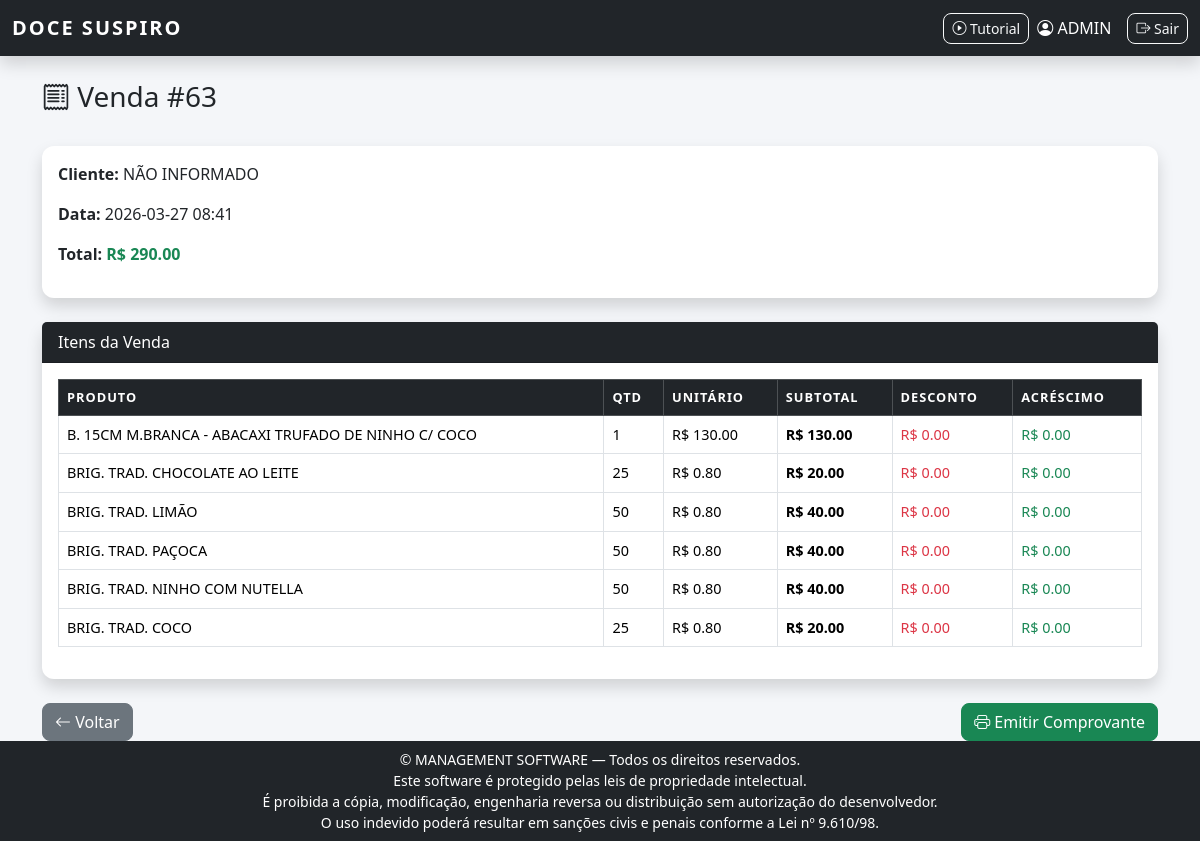
The page /detalhe_venda/63 (signed in) on the database its author committed.
### tables this page shows
CREATE TABLE vendas (
        id INTEGER PRIMARY KEY AUTOINCREMENT,
        cliente_id INTEGER NOT NULL,
        valor_total REAL DEFAULT 0,
        data DATETIME DEFAULT CURRENT_TIMESTAMP,
        FOREIGN KEY (cliente_id) REFERENCES clientes(id)
    );

CREATE TABLE clientes (
        id INTEGER PRIMARY KEY AUTOINCREMENT,
        nome TEXT NOT NULL,
        telefone TEXT,
        documento TEXT,
        endereco TEXT
    );

CREATE TABLE venda_itens (
        id INTEGER PRIMARY KEY AUTOINCREMENT,
        venda_id INTEGER NOT NULL,
        produto_id INTEGER NOT NULL,
        quantidade INTEGER NOT NULL,
        valor_unitario REAL NOT NULL, desconto REAL DEFAULT 0, acrescimo REAL DEFAULT 0, custo_unitario REAL DEFAULT 0,
        FOREIGN KEY (venda_id) REFERENCES vendas(id),
        FOREIGN KEY (produto_id) REFERENCES produtos(id)
    );

CREATE TABLE produtos (
        id INTEGER PRIMARY KEY AUTOINCREMENT,
        nome TEXT NOT NULL UNIQUE,
        preco REAL DEFAULT 0
    );

### app.py (the view)
@app.route("/detalhe_venda/<int:id>")
@login_required
def detalhe_venda(id):
    conn = conectar()
    venda = conn.execute("""
        SELECT v.id, v.data, v.valor_total,
               c.nome as cliente_nome
        FROM vendas v
        JOIN clientes c ON c.id = v.cliente_id
        WHERE v.id = ?
    """, (id,)).fetchone()
    ajustes = conn.execute("""
    SELECT * FROM venda_ajustes
    WHERE venda_id = ?
    """, (id,)).fetchall()
    if not venda:
        conn.close()
        return "Venda não encontrada", 404
    itens = conn.execute("""
        SELECT p.nome,
            vi.quantidade,
            vi.valor_unitario,
            vi.desconto,
            vi.acrescimo,
            (vi.quantidade * vi.valor_unitario + vi.acrescimo - vi.desconto) as subtotal
        FROM venda_itens vi
        JOIN produtos p ON p.id = vi.produto_id
        WHERE vi.venda_id = ?
    """, (id,)).fetchall()
    conn.close()
    return render_template(
    "detalhe_venda.html",
    venda=venda,
    itens=itens,
    ajustes=ajustes
    )

### auth.py (called while the page is built)
def login_required(f):
    @wraps(f)
    def decorated_function(*args, **kwargs):
        if "usuario" not in session:
            return redirect(url_for("auth.login"))
        return f(*args, **kwargs)
    return decorated_function

### database.py (called while the page is built)
def conectar():
    conn = sqlite3.connect(DATABASE)
    conn.row_factory = sqlite3.Row
    return conn

### templates/detalhe_venda.html (shortened to what this page needs)
{% extends "base.html" %}
{% block content %}
<div class="container mt-4">
    <div class="row mb-4">
        <div class="col">
            <h3>
                <i class="bi bi-receipt"></i>
                Venda #{{ venda.id }}
            </h3>
        </div>
    </div>
    <div class="card shadow mb-4">
        <div class="card-body">
            <p><strong>Cliente:</strong> {{ venda.cliente_nome }}</p>
            <p><strong>Data:</strong> {{ venda.data }}</p>
            <p><strong>Total:</strong>
                <span class="fw-bold text-success">
                    R$ {{ "%.2f"|format(venda.valor_total) }}
                </span>
            </p>
        </div>
    </div>
    <div class="card shadow mb-4">
        <div class="card-header bg-dark text-white">
            Itens da Venda
        </div>
        <div class="card-body">
            <div class="table-responsive">
                <table class="table table-bordered table-hover align-middle">
                    <thead class="table-dark">
                        <tr>
                            <th>Produto</th>
                            <th>Qtd</th>
                            <th>Unitário</th>
                            <th>Subtotal</th>
                            <th>Desconto</th>
                            <th>Acréscimo</th>
                        </tr>
                    </thead>
                    <tbody>
                        {% for item in itens %}
                        <tr>
                            <td>{{ item.nome }}</td>
                            <td>{{ item.quantidade }}</td>
                            <td>R$ {{ "%.2f"|format(item.valor_unitario) }}</td>
                            <td>
                                <strong>
                                    R$ {{ "%.2f"|format(item.subtotal) }}
                                </strong>
                            </td>
                            <td class="text-danger">
                                R$ {{ "%.2f"|format(item.desconto or 0) }}
                            </td>
                            <td class="text-success">
                                R$ {{ "%.2f"|format(item.acrescimo or 0) }}
                            </td>
                        </tr>
                        {% else %}
                        <tr>
                            <td colspan="4" class="text-center">
                                Nenhum item encontrado.
                            </td>
                        </tr>
                        {% endfor %}
                    </tbody>
                </table>
            </div>
        </div>
    </div>
    <div class="d-flex justify-content-between">
        <a href="{{ url_for('vendas') }}" class="btn btn-secondary">
            <i class="bi bi-arrow-left"></i> Voltar
        </a>
        <a href="{{ url_for('emitir_comprovante', venda_id=venda.id) }}"
           class="btn btn-success">
            <i class="bi bi-printer"></i> Emitir Comprovante
        </a>
    </div>
</div>
{% endblock %}

### static/css/style.css (style rules this page uses)
:root { --primary-color: #1f2937; --secondary-color: #2563eb; --success-color: #16a34a; --danger-color: #dc2626; --warning-color: #f59e0b; --background-color: #f4f6f9; --card-radius: 12px; }
body { background-color: var(--background-color); font-family: 'Segoe UI', Tahoma, Geneva, Verdana, sans-serif; }
.card { border-radius: var(--card-radius); border: none; transition: all 0.2s ease-in-out; }
.btn { border-radius: 8px; font-weight: 500; }
.table { font-size: 0.9rem; }
.table thead th { text-transform: uppercase; font-size: 0.8rem; letter-spacing: 1px; }

### rows shown on the page
vendas: id "63", data "2026-03-27 08:41", valor_total "290.00"
clientes: cliente_nome "NÃO INFORMADO"
venda_itens: nome "B. 15CM M.BRANCA - ABACAXI TRUFADO DE NINHO C/ COCO", quantidade "1", valor_unitario "130.00", subtotal "130.00", desconto "0.00", acrescimo "0.00"
venda_itens: nome "BRIG. TRAD. CHOCOLATE AO LEITE", quantidade "25", valor_unitario "0.80", subtotal "20.00", desconto "0.00", acrescimo "0.00"
venda_itens: nome "BRIG. TRAD. LIMÃO", quantidade "50", valor_unitario "0.80", subtotal "40.00", desconto "0.00", acrescimo "0.00"
venda_itens: nome "BRIG. TRAD. PAÇOCA", quantidade "50", valor_unitario "0.80", subtotal "40.00", desconto "0.00", acrescimo "0.00"
venda_itens: nome "BRIG. TRAD. NINHO COM NUTELLA", quantidade "50", valor_unitario "0.80", subtotal "40.00", desconto "0.00", acrescimo "0.00"
venda_itens: nome "BRIG. TRAD. COCO", quantidade "25", valor_unitario "0.80", subtotal "20.00", desconto "0.00", acrescimo "0.00"

### other values the page prints
{{ session['usuario'] }} "ADMIN"
